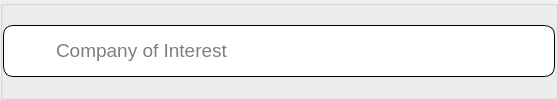
                  <widget class="QGroupBox" name="company">
                   <property name="title">
                    <string/>
                   </property>
                   <layout class="QHBoxLayout" name="horizontalLayout_22">
                    <property name="spacing">
                     <number>0</number>
                    </property>
                    <property name="leftMargin">
                     <number>0</number>
                    </property>
                    <property name="topMargin">
                     <number>0</number>
                    </property>
                    <property name="rightMargin">
                     <number>0</number>
                    </property>
                    <property name="bottomMargin">
                     <number>0</number>
                    </property>
                    <item>
                     <widget class="QGroupBox" name="groupBox_16">
                      <property name="sizePolicy">
                       <sizepolicy hsizetype="Fixed" vsizetype="Fixed">
                        <horstretch>0</horstretch>
                        <verstretch>0</verstretch>
                       </sizepolicy>
                      </property>
                      <property name="minimumSize">
                       <size>
                        <width>100</width>
                        <height>0</height>
                       </size>
                      </property>
                      <property name="maximumSize">
                       <size>
                        <width>1250</width>
                        <height>16777215</height>
                       </size>
                      </property>
                      <property name="styleSheet">
                       <string notr="true">border-style:solid;
border-width:1px;
border-radius: 10px;
background-color:white;</string>
                      </property>
                      <property name="title">
                       <string/>
                      </property>
                      <layout class="QHBoxLayout" name="horizontalLayout_17">
                       <property name="spacing">
                        <number>10</number>
                       </property>
                       <property name="leftMargin">
                        <number>10</number>
                       </property>
                       <property name="topMargin">
                        <number>10</number>
                       </property>
                       <property name="rightMargin">
                        <number>0</number>
                       </property>
                       <property name="bottomMargin">
                        <number>10</number>
                       </property>
                       <item>
                        <widget class="QGroupBox" name="groupBox_17">
                         <property name="sizePolicy">
                          <sizepolicy hsizetype="Expanding" vsizetype="Expanding">
                           <horstretch>0</horstretch>
                           <verstretch>0</verstretch>
                          </sizepolicy>
                         </property>
                         <property name="maximumSize">
                          <size>
                           <width>30</width>
                           <height>30</height>
                          </size>
                         </property>
                         <property name="styleSheet">
                          <string notr="true">border:none;</string>
                         </property>
                         <property name="title">
                          <string/>
                         </property>
                         <layout class="QVBoxLayout" name="verticalLayout_15">
                          <property name="leftMargin">
                           <number>0</number>
                          </property>
                          <property name="topMargin">
                           <number>0</number>
                          </property>
                          <property name="rightMargin">
                           <number>0</number>
                          </property>
                          <property name="bottomMargin">
                           <number>0</number>
                          </property>
                          <item>
                           <widget class="QLabel" name="mbtiLabel_7">
                            <property name="sizePolicy">
                             <sizepolicy hsizetype="Minimum" vsizetype="Minimum">
                              <horstretch>0</horstretch>
                              <verstretch>0</verstretch>
                             </sizepolicy>
                            </property>
                            <property name="minimumSize">
                             <size>
                              <width>30</width>
                              <height>30</height>
                             </size>
                            </property>
                            <property name="maximumSize">
                             <size>
                              <width>30</width>
                              <height>30</height>
                             </size>
                            </property>
                            <property name="text">
                             <string/>
                            </property>
                            <property name="pixmap">
                             <pixmap>assets/mac-fill-svgrepo-com.svg</pixmap>
                            </property>
                            <property name="scaledContents">
                             <bool>true</bool>
                            </property>
                           </widget>
                          </item>
                         </layout>
                        </widget>
                       </item>
                       <item>
                        <widget class="QLineEdit" name="mbtiBox_7">
                         <property name="sizePolicy">
                          <sizepolicy hsizetype="Expanding" vsizetype="Fixed">
                           <horstretch>0</horstretch>
                           <verstretch>0</verstretch>
                          </sizepolicy>
                         </property>
                         <property name="minimumSize">
                          <size>
                           <width>500</width>
                           <height>0</height>
                          </size>
                         </property>
                         <property name="maximumSize">
                          <size>
                           <width>1250</width>
                           <height>16777215</height>
                          </size>
                         </property>
                         <property name="font">
                          <font>
                           <pointsize>14</pointsize>
                          </font>
                         </property>
                         <property name="styleSheet">
                          <string notr="true">border:none;
</string>
                         </property>
                         <property name="inputMask">
                          <string/>
                         </property>
                         <property name="text">
                          <string/>
                         </property>
                         <property name="placeholderText">
                          <string>Company of Interest</string>
                         </property>
                         <property name="clearButtonEnabled">
                          <bool>false</bool>
                         </property>
                        </widget>
                       </item>
                      </layout>
                     </widget>
                    </item>
                   </layout>
                  </widget>
